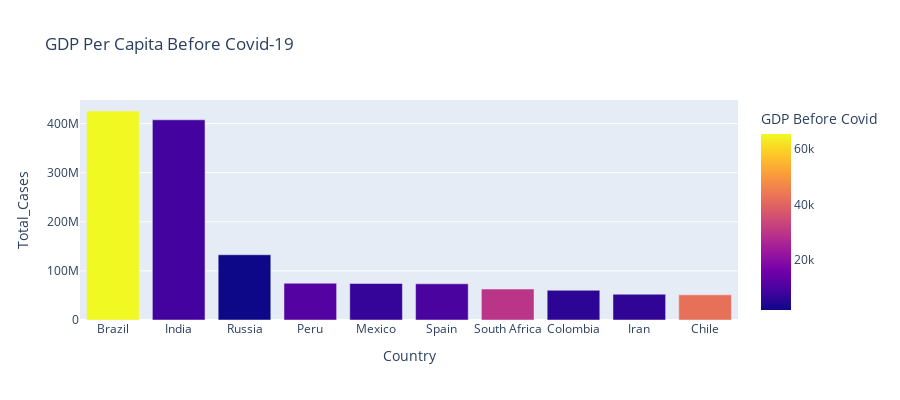

Notebook code cell kept with this figure:
### Code cell
fig = px.bar(top_10_case, x='Country', y='Total_Cases',
             hover_data=['Total_Population', 'Total_deaths'], 
             color='GDP Before Covid', height=400, 
             title="GDP Per Capita Before Covid-19")
fig.show()

### Figure 1 — Plotly figure (JSON) as saved in the notebook; plotly's stock layout.template omitted (floating-point values rounded to 4 significant figures)
{"data": [{"alignmentgroup": "True", "customdata": [[19.17, 14340567], [21.05, 7247327], [18.8, 2131571], [17.31, 3020038], [18.67, 7295850], [17.66, 5510624], [17.9, 1357682], [17.75, 1936134], [18.25, 2914070], [16.77, 1283880]], "hovertemplate": "Country=%{x}<br>Total_Cases=%{y}<br>Total_Population=%{customdata[0]}<br>Total_deaths=%{customdata[1]}<br>GDP Before Covid=%{marker.color}<extra></extra>", "legendgroup": "", "marker": {"color": [65280.0, 8897.0, 2101.0, 11500.0, 7028.0, 9946.0, 29560.0, 6001.0, 6425.0, 42350.0], "coloraxis": "coloraxis", "pattern": {"shape": ""}}, "name": "", "offsetgroup": "", "orientation": "v", "showlegend": false, "textposition": "auto", "type": "bar", "x": ["Brazil", "India", "Russia", "Peru", "Mexico", "Spain", "South Africa", "Colombia", "Iran", "Chile"], "xaxis": "x", "y": [425704517, 407771615, 132888951, 74882695, 74347548, 73717676, 63027659, 60543682, 52421884, 51268034], "yaxis": "y"}], "layout": {"barmode": "relative", "coloraxis": {"colorbar": {"title": {"text": "GDP Before Covid"}}, "colorscale": [[0, "#0d0887"], [0.1111, "#46039f"], [0.2222, "#7201a8"], [0.3333, "#9c179e"], [0.4444, "#bd3786"], [0.5556, "#d8576b"], [0.6667, "#ed7953"], [0.7778, "#fb9f3a"], [0.8889, "#fdca26"], [1, "#f0f921"]]}, "height": 400, "legend": {"tracegroupgap": 0}, "title": {"text": "GDP Per Capita Before Covid-19"}, "xaxis": {"anchor": "y", "domain": [0, 1], "title": {"text": "Country"}}, "yaxis": {"anchor": "x", "domain": [0, 1], "title": {"text": "Total_Cases"}}}}
